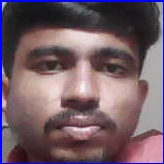
#> input picture dataset/1/0.jpg, 164 x 164 px; its folder holds only this picture in this run
$ python train_model.py
#> lines starting #> are read from the running program, lines starting #| are printed output that depends on the picture
import cv2
import os
import numpy as np
from PIL import Image

# create recognizer
recognizer = cv2.face.LBPHFaceRecognizer_create()

dataset_path = "dataset"

face_samples = []
ids = []

# loop through folders
for student_id in os.listdir(dataset_path):

    student_folder = os.path.join(dataset_path, student_id)

    for image_name in os.listdir(student_folder):

        image_path = os.path.join(student_folder, image_name)

        # open image in grayscale
        img = Image.open(image_path).convert("L")
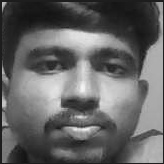
#> img: PIL image 164x164 L; min 18, max 245, mean 100.2

        image_np = np.array(img, "uint8")

        face_samples.append(image_np)

        ids.append(int(student_id))

# train model
recognizer.train(face_samples, np.array(ids))

# save trained model
recognizer.save("trainer.yml")

print("Model trained successfully")

$ run again, on dataset/1/10.jpg
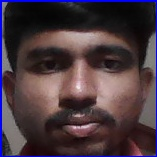
#> input picture dataset/1/10.jpg, 157 x 157 px
#> `img = Image.open(image_path).convert("L")`:
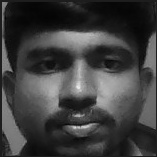
#> img: PIL image 157x157 L; min 4, max 233, mean 62.4
